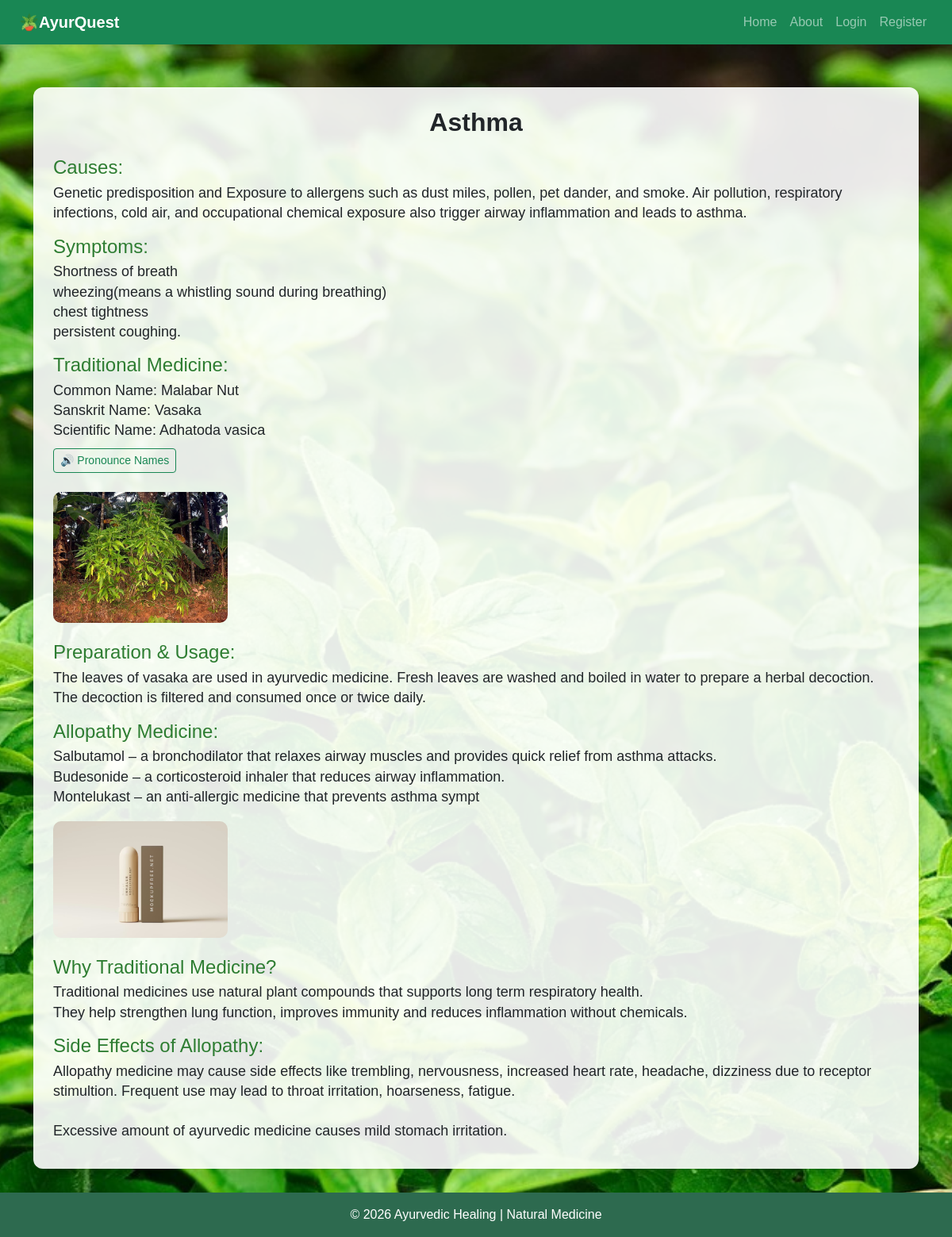
Screenshot of /disease_details.php?id=1 with the database file from the repository.
### tables this page shows
CREATE TABLE `diseases` (
  `id` int(11) NOT NULL,
  `disease_name` varchar(100) NOT NULL,
  `causes` text NOT NULL,
  `symptoms` text NOT NULL,
  `allopathy_medicine` text NOT NULL,
  `allopathy_image` varchar(255) NOT NULL,
  `traditional_medicine` text NOT NULL,
  `traditional_image` varchar(255) NOT NULL,
  `preparation_usage` text NOT NULL,
  `why_traditional` text NOT NULL,
  `side_effects` text NOT NULL
);

### disease_details.php (the view, shortened to what this page needs)
<?php
include 'includes/db.php';
include 'includes/header.php';
$id = $_GET['id'];
$query = "SELECT * FROM diseases WHERE id='$id'";
$result = mysqli_query($conn,$query);
$row = mysqli_fetch_assoc($result);
?>
<div class="page-bg">
<div class="container mt-4">
<div class="content-box">
<h2 class="text-center mb-4 fw-bold">
    <?php echo $row['disease_name']; ?>
</h2>
<h4 class="section-title">Causes:</h4>
<p class="section-content">
    <?php echo nl2br($row['causes']); ?>
</p>
<h4 class="section-title">Symptoms:</h4>
<p class="section-content">
<?php
$symptoms = trim($row['symptoms']);
$symptoms = preg_replace("/\n\s*\n/", "\n", $symptoms);
echo nl2br($symptoms);
?>
</p>
<h4 class="section-title">Traditional Medicine:</h4>
<p id="medicineText" class="section-content">
    <?php echo nl2br($row['traditional_medicine']); ?>
</p>
<button onclick="speakText()" class="btn btn-sm btn-outline-success mb-3">
🔊 Pronounce Names
</button>
<br>
<img src="images/<?php echo $row['traditional_image']; ?>" class="info-img zoom-img" onclick="toggleZoom(this)">
<h4 class="section-title">Preparation & Usage:</h4>
<p class="section-content">
    <?php echo nl2br($row['preparation_usage']); ?>
</p>
<h4 class="section-title">Allopathy Medicine:</h4>
<p class="section-content">
<?php
$allopathy = trim($row['allopathy_medicine']);
$allopathy = preg_replace("/\n\s*\n/", "\n", $allopathy);
echo nl2br($allopathy);
?>
</p>
<img src="images/<?php echo $row['allopathy_image']; ?>" class="info-img zoom-img" onclick="toggleZoom(this)">
<h4 class="section-title">Why Traditional Medicine?</h4>
<p class="section-content">
    <?php echo nl2br($row['why_traditional']); ?>
</p>
<h4 class="section-title">Side Effects of Allopathy:</h4>
<p class="section-content">
    <?php echo nl2br($row['side_effects']); ?>
</p>
</div>
</div>
</div>
<?php include 'includes/footer.php'; ?>

### includes/header.php (shortened to what this page needs)
<!DOCTYPE html>
<html>
<head>
<link href="https://cdn.jsdelivr.net/npm/bootstrap@5.3.2/dist/css/bootstrap.min.css" rel="stylesheet">
<link rel="stylesheet" href="css/style.css">
</head>
<body>
<nav class="navbar navbar-expand-lg navbar-dark bg-success">
<div class="container-fluid px-4">
<a class="navbar-brand" href="index.php">🪴AyurQuest</a>
<div class="collapse navbar-collapse" id="menu">
<ul class="navbar-nav ms-auto">
<li class="nav-item">
<a class="nav-link" href="index.php">Home</a>
</li>
<li class="nav-item">
<a class="nav-link" href="about.php">About</a>
</li>
<?php if(isset($_SESSION['user'])){ ?>
<li class="nav-item">
<a class="nav-link" href="profile.php">Profile</a>
</li>
<li class="nav-item">
<a class="nav-link" href="logout.php">Logout</a>
</li>
<?php } else { ?>
<li class="nav-item">
<a class="nav-link" href="login.php">Login</a>
</li>
<li class="nav-item">
<a class="nav-link" href="register.php">Register</a>
</li>
<?php } ?>
</ul>
</div>
</div>
</nav>

### includes/footer.php
<footer class="mt-0 py-3 text-center" style="background-color: #2d6a4f; color: white; margin-top: 0 !important;">
    © 2026 Ayurvedic Healing | Natural Medicine
</footer>
</body>
</html>

### css/style.css (style rules this page uses)
body { background:#f1f8e9; font-family: Arial, Helvetica, sans-serif; margin:0; padding:0; }
.navbar { box-shadow:0 2px 5px rgba(0,0,0,0.1); }
.navbar-brand { font-weight:bold; font-size:20px; }
.nav-link { font-weight:500; }
.content-box { background: rgba(255, 255, 255, 0.95); padding: 25px; border-radius: 12px; box-shadow: 0 4px 15px rgba(0,0,0,0.1); }
img { max-width:100%; border-radius:10px; }
footer { margin-top:50px; padding:20px; text-align:center; background:#2e7d32; color:white; }
h4 { color:#2e7d32; }

### disease_details.php (style rules this page uses)
.page-bg { background: url('images/bg1.jpg') no-repeat center center fixed; background-size: cover; min-height: 100vh; padding-top: 30px; padding-bottom: 30px; }
.content-box { background: rgba(255, 255, 255, 0.9); padding: 25px; border-radius: 12px; box-shadow: 0 4px 15px rgba(0,0,0,0.1); }
.zoom-img { cursor: zoom-in; transition: all 0.3s ease; }
.section-title { font-weight: 500; font-size: 24px; color: #2e7d32; margin-top: 15px; margin-bottom: 5px; }
.section-content { font-size: 18px; margin-bottom: 10px; line-height: 1.4; }
.info-img { width: 220px; height: auto; border-radius: 10px; margin: 8px 0; }

### rows the page displays
diseases: disease_name "Asthma", causes "Genetic predisposition and Exposure to allergens such as dust miles, pollen, pet dander, and smoke. Air pollution, respiratory infections, cold air, and occupational chemical exposure also trigger airway inflammation and leads to asthma.", symptoms "Shortness of breath wheezing(means a whistling sound during breathing) chest tightness persistent coughing.", traditional_medicine "Common Name: Malabar Nut Sanskrit Name: Vasaka Scientific Name: Adhatoda vasica", traditional_image (picture), preparation_usage "The leaves of vasaka are used in ayurvedic medicine. Fresh leaves are washed and boiled in water to prepare a herbal decoction. The decoction is filtered and consumed once or twice daily.", allopathy_medicine "Salbutamol – a bronchodilator that relaxes airway muscles and provides quick relief from asthma attacks. Budesonide – a corticosteroid inhaler that reduces airway inflammation. Montelukast – an anti-allergic medicine that prevents asthma sympt", allopathy_image (picture), why_traditional "Traditional medicines use natural plant compounds that supports long term respiratory health. They help strengthen lung function, improves immunity and reduces inflammation without chemicals.", side_effects "Allopathy medicine may cause side effects like trembling, nervousness, increased heart rate, headache, dizziness due to receptor stimultion. Frequent use may lead to throat irritation, hoarseness, fatigue. Excessive amount of ayurvedic medicine causes mild stomach irritation."
